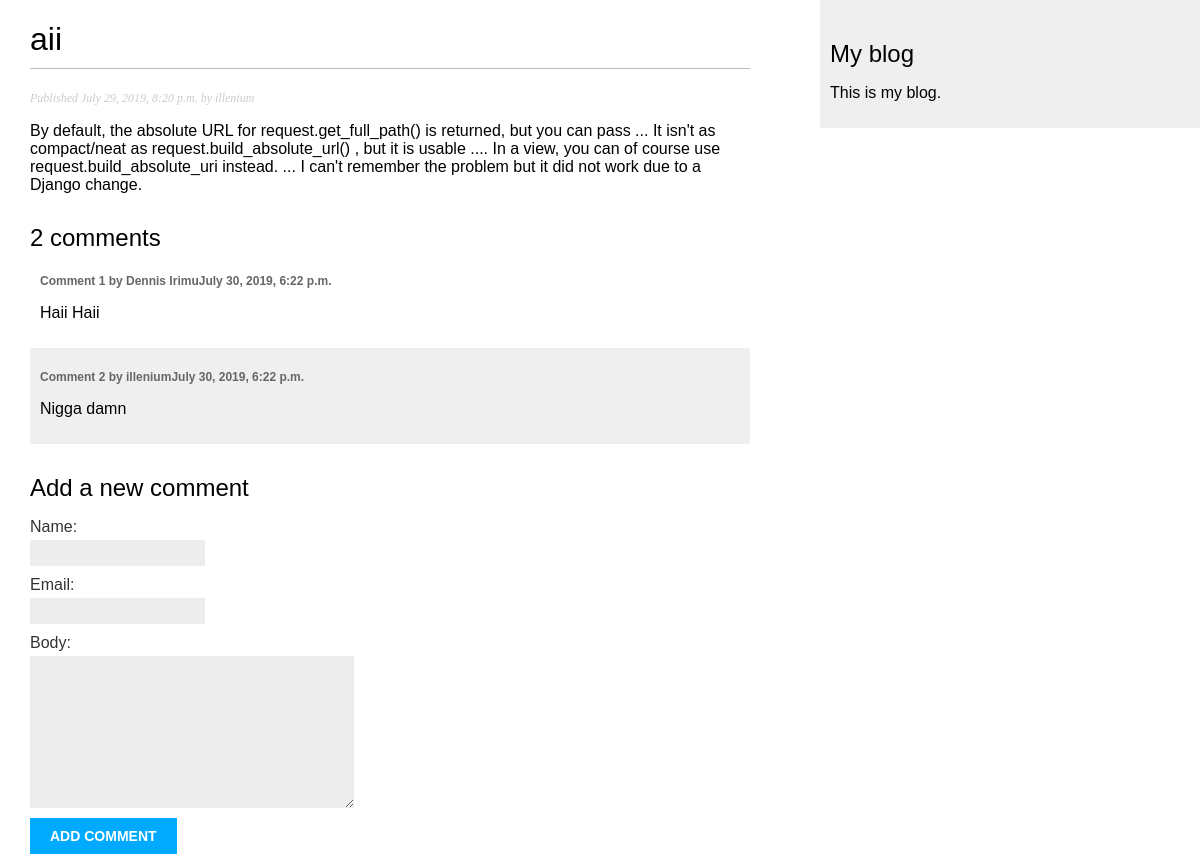
The app's page /blog/2019/7/29/aii/ with its own data.
### mdapp/models.py (models this page shows, shortened)
class Post(models.Model):
    STATUS_CHOICES = (
        ('draft', 'Draft'),
        ('published','Published'),
    )
    title = models.CharField(max_length=250) # field for the post title
    slug = models.SlugField(max_length=250, unique_for_date='publish')
    author = models.ForeignKey(User, related_name ='blog_posts', on_delete=models.CASCADE)
    body = models.TextField()# text field. body of the post
    publish = models.DateTimeField(default=timezone.now)
    created = models.DateTimeField(auto_now_add=True)
    updated = models.DateTimeField(auto_now=True)
    status = models.CharField(max_length = 10,
    choices=STATUS_CHOICES,default='draft') # to know the status of the post
    objects = models.Manager()
    published = PublishedManager()
    class Meta: # sort results by the publish field in descending order
        ordering = ('-publish',)

class Comment(models.Model):
    post = models.ForeignKey(Post, related_name='comments',on_delete=models.CASCADE)
    name = models.CharField(max_length=25)
    email = models.EmailField()
    body = models.TextField()
    created = models.DateTimeField(auto_now_add=True)
    updated = models.DateTimeField(auto_now=True)
    active = models.BooleanField(default=True)
    class Meta:
        ordering = ('created',)

### mdapp/views.py (the view)
# urls.py: path('<int:year>/<int:month>/<int:day>/<slug:post>/',views.post_detail,name='post_detail'),
def post_detail(request, year, month, day, post):
    post = get_object_or_404(Post, slug=post,status='published',publish__year=year,publish__month=month,publish__day=day)
    comments = post.comments.filter(active=True)
    if request.method == 'POST':
        comment_form = CommentForm(data=request.POST)
        if comment_form.is_valid():
            new_comment = comment_form.save(commit=False)
            new_comment.post = post
            new_comment.save()
    else:
        comment_form = CommentForm()
    return render(request,'blog/detail.html',{'post': post, 'comments':comments,'comment_form':comment_form})

### mdapp/forms.py
class CommentForm(forms.ModelForm):
    class Meta:
        model = Comment
        fields = ('name', 'email', 'body')

### mdapp/templates/blog/detail.html (shortened to what this page needs)
{% extends "base.html" %}
{% block content %}
    <h1>{{ post.title }}</h1>
    <p class="date">
        Published {{ post.publish }} by {{ post.author }}
    </p>
    {{ post.body|linebreaks }}
    {% with comments.count as total_comments %}
    <h2>
        {{ total_comments }} comment{{ total_comments|pluralize }}
    </h2>
    {% endwith %}
    {% for comment in comments %}
        <div class="comment">
            <p class="info">Comment {{ forloop.counter }} by {{ comment.name }}{{ comment.created }}</p>
        {{ comment.body|linebreaks }}
        </div>
    {% empty %}
        <p>There are no comments yet.</p>
    {% endfor %}
    {% if new_comment %}
        <h2>Your comment has been added.</h2>
    {% else %}
        <h2>Add a new comment</h2>
        <form action="." method="post">
            {{ comment_form.as_p }}
            <p><input type="submit" value="Add comment"></p>
        </form>
    {% endif %}
{% endblock %}

### mdapp/templates/base.html (shortened to what this page needs)
{% load staticfiles %}
<!DOCTYPE html>
<html>
<head>
    <link href="{% static "css/blog.css" %}" rel="stylesheet">    </head>
<body>
<div id="content">
    {% block content %}
    {% endblock %}
</div>
<div id="sidebar">
    <h2>My blog</h2>
    <p>This is my blog.</p>
</div>
</body>
</html>

### static/css/blog.css (style rules this page uses)
body { margin:0; padding:0; font-family:helvetica, sans-serif; }
h1 { font-weight:normal; border-bottom:1px solid #bbb; padding:0 0 10px 0; }
h2 { font-weight:normal; margin:30px 0 0; }
#content { float:left; width:60%; padding:0 0 0 30px; }
#sidebar { float:right; width:30%; padding:10px; background:#efefef; height:100%; }
p.date { color:#ccc; font-family: georgia, serif; font-size: 12px; font-style: italic; }
label { float:left; clear:both; color:#333; margin-bottom:4px; }
input, textarea { clear:both; float:left; margin:0 0 10px; background:#ededed; border:0; padding:6px 10px; font-size:12px; }
input[type=submit] { font-weight:bold; background:#00abff; color:#fff; padding:10px 20px; font-size:14px; text-transform:uppercase; }
.comment { padding:10px; }
.comment:nth-child(even) { background:#efefef; }
.comment .info { font-weight:bold; font-size:12px; color:#666; }

### records on screen
Post: title "aii", publish "July 29, 2019, 8:20 p.m.", author "illenium", body "By default, the absolute URL for request.get_full_path() is returned, but you can pass ... It isn't as compact/neat as request.build_absolute_url() , but it is usable .... In a view, you can of course use request.build_absolute_uri instead. ... I can't remember the problem but it did not work due to a Django change."
Comment: name "Dennis Irimu", created "July 30, 2019, 6:22 p.m.", body "Haii Haii"
Comment: name "illenium", created "July 30, 2019, 6:22 p.m.", body "Nigga damn"

### other values on screen
{{ total_comments }} "2"
